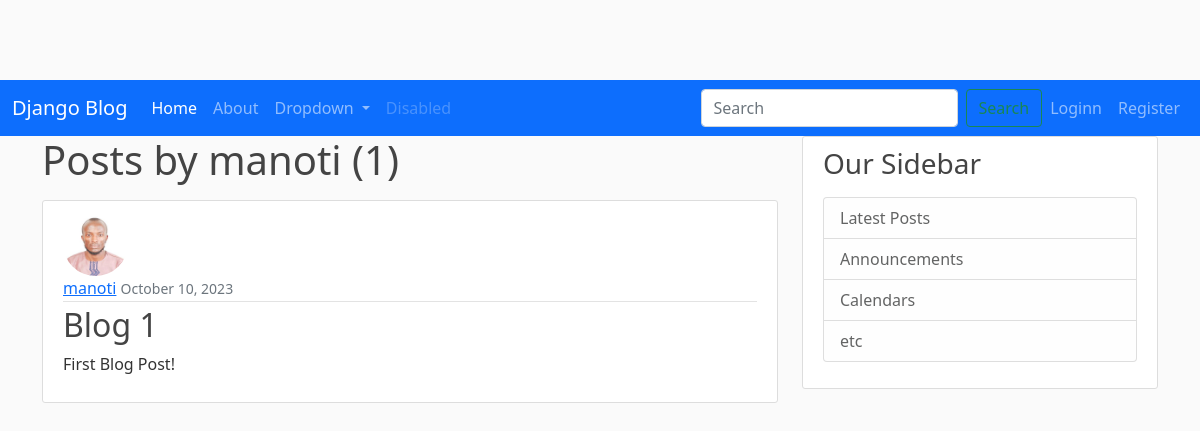
The page /user/manoti on the database as committed earlier.
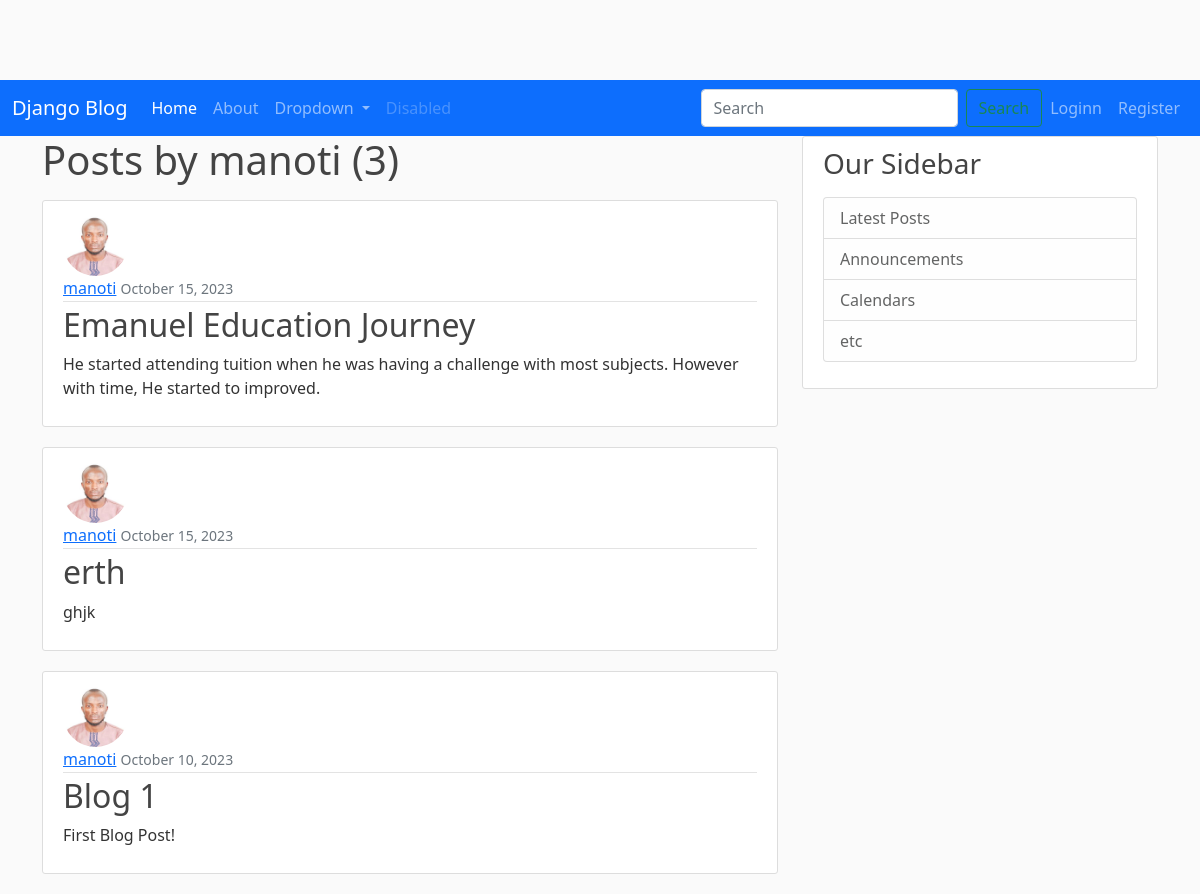
The same page on the database as committed later.
### myblog/models.py (models this page shows, shortened)
class Post(models.Model):
    title = models.CharField(max_length=100)
    content = models.TextField()
    date_posted = models.DateTimeField(default=timezone.now)
    author = models.ForeignKey(User, on_delete=models.CASCADE)

### users/models.py (models this page shows, shortened)
class Profile(models.Model):
    user = models.OneToOneField(User, on_delete=models.CASCADE)
    image = models.ImageField(default='default.jpg', upload_to='profile_pics')

### myblog/views.py (the view)
# urls.py: path('user/<str:username>', UserPostListView.as_view(), name='user-posts'),
class UserPostListView(ListView):
    model = Post
    template_name = "myblog/user_posts.html"  # <app>/<model>_<viewtype>.html
    context_object_name = 'posts'
    paginate_by = 3
    def get_queryset(self):
        user = get_object_or_404(User, username=self.kwargs.get('username'))
        return Post.objects.filter(author=user).order_by('-date_posted')

### myblog/templates/myblog/user_posts.html (shortened to what this page needs)
{% extends "myblog/base.html" %}
{% block content %}
<h1 class='mb-3'>Posts by {{ view.kwargs.username }} ({{ page_obj.paginator.count }})</h1>
    {% for post in posts %}
        <article class="media content-section">
          <img class='rounded-circle article-img' src='{{ post.author.profile.image.url }}'>
          <div class="media-body">
            <div class="article-metadata">
              <a class="mr-2" href="{% url 'user-posts' post.author.username %}">{{ post.author }}</a>
              <small class="text-muted">{{ post.date_posted|date:"F d, Y" }}</small>
            </div>
            <h2><a class="article-title" href="{% url 'post-detail' post.id %}">{{ post.title }}</a></h2>
            <p class="article-content">{{ post.content }}</p>
          </div>
        </article>
    {% endfor %}
{% endblock content %}

### myblog/templates/myblog/base.html (shortened to what this page needs)
{% load static %}
<!DOCTYPE html>
<html lang="en">
<head>
    <link href="https://cdn.jsdelivr.net/npm/bootstrap@5.0.2/dist/css/bootstrap.min.css" rel="stylesheet">
    <link rel="stylesheet" type="text/css" href="{% static 'myblog/main.css' %}">
</head>
<body>
    <nav class="navbar navbar-expand-lg navbar-dark bg-primary">
        <div class="container-fluid">
          <a class="navbar-brand" href="#">Django Blog</a>
          <div class="collapse navbar-collapse" id="navbarSupportedContent">
            <ul class="navbar-nav me-auto mb-2 mb-lg-0">
              <li class="nav-item">
                <a class="nav-link active" aria-current="page" href="{% url 'myblog-home' %}">Home</a>
              </li>
              <li class="nav-item">
                <a class="nav-link" href="{% url 'myblog-about' %}">About</a>
              </li>
              <li class="nav-item dropdown">
                <a class="nav-link dropdown-toggle" href="#" id="navbarDropdown" role="button" data-bs-toggle="dropdown" aria-expanded="false">
                  Dropdown
                </a>
              </li>
              <li class="nav-item">
                <a class="nav-link disabled" href="#" tabindex="-1" aria-disabled="true">Disabled</a>
              </li>
            </ul>
            <form class="d-flex">
              <input class="form-control me-2" type="search" placeholder="Search" aria-label="Search">
              <button class="btn btn-outline-success" type="submit">Search</button>
            </form>
            <div class="navbar-nav">
                {% if user.is_authenticated %}
                <a class="nav-item nav-link" href="{% url 'post-create' %}">New Post</a>
                <a class="nav-item nav-link" href="{% url 'profile' %}">Profile</a>
                <a class="nav-item nav-link" href="{% url 'logout' %}">Logout</a>
                {% else %}
                <a class="nav-item nav-link" href="{% url 'login' %}">Loginn</a>
                <a class="nav-item nav-link" href="{% url 'register' %}">Register</a>
                {% endif %}
              </div>
          </div>
        </div>
      </nav>
      <main role="main" class="container">
        <div class="row">
          <div class="col-md-8">
            {% block content %}{% endblock %}
          </div>
          <div class="col-md-4">
            <div class="content-section">
              <h3>Our Sidebar</h3>
              <p class='text-muted'>
                <ul class="list-group">
                  <li class="list-group-item list-group-item-light">Latest Posts</li>
                  <li class="list-group-item list-group-item-light">Announcements</li>
                  <li class="list-group-item list-group-item-light">Calendars</li>
                  <li class="list-group-item list-group-item-light">etc</li>
                </ul>
              </p>
            </div>
          </div>
        </div>
      </main>
</body>
</html>

### myblog/static/myblog/main.css (style rules this page uses)
body { background: #fafafa; color: #333333; margin-top: 5rem; }
h1, h2, h3, h4, h5, h6 { color: #444444; }
ul { margin: 0; }
.content-section { background: #ffffff; padding: 10px 20px; border: 1px solid #dddddd; border-radius: 3px; margin-bottom: 20px; }
.article-title { color: #444444; text-decoration: none; }
.article-content { white-space: pre-line; }
.article-img { height: 65px; width: 65px; margin-right: 16px; }
.article-metadata { padding-bottom: 1px; margin-bottom: 4px; border-bottom: 1px solid #e3e3e3 }

Rows that differ between the two databases and show on the page:
added Post: author.profile.image (picture), author "manoti", date_posted "October 15, 2023", title "Emanuel Education Journey", content "He started attending tuition when he was having a challenge with most subjects. However with time, He started to improved."
added Post: author.profile.image (picture), author "manoti", date_posted "October 15, 2023", title "erth", content "ghjk"
Other text that changed with them:
{{ page_obj.paginator.count }}: "1" → "3"
